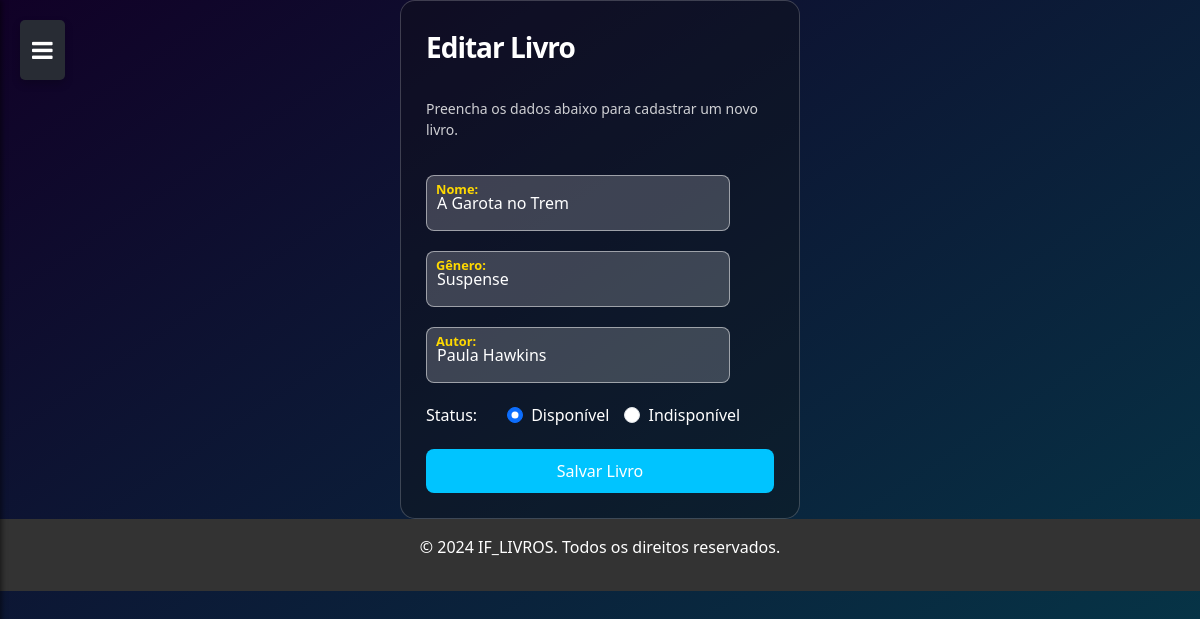
The app's page /cadastro_livro.php?id=1 (signed in) with its own data.
### tables this page shows
CREATE TABLE IF NOT EXISTS `livro` (
  `idlivros` INT NOT NULL AUTO_INCREMENT,
  `nome` VARCHAR(45) NOT NULL,
  `genero` VARCHAR(45) NOT NULL,
  `status` VARCHAR(45) NOT NULL,
  `autor` VARCHAR(45) NOT NULL,
  PRIMARY KEY (`idlivros`));

### public/cadastro_livro.php (the view, shortened to what this page needs)
<?php
if (isset($_GET['id'])) {
    require_once "../controle/conexao.php";
    $id = $_GET['id'];
    $sql = "SELECT * FROM livro WHERE idlivros = $id";
    $resultado = mysqli_query($conexao, $sql);
    $linha = mysqli_fetch_array($resultado);
    $nome = $linha['nome'];
    $genero = $linha['genero'];
    $status = $linha['status'];
    $autor = $linha['autor'];
    $botao = "Salvar";
}
?>
<!DOCTYPE html>
<html lang="pt-BR">
<head>
    <link href="https://cdn.jsdelivr.net/npm/bootstrap@5.3.3/dist/css/bootstrap.min.css" rel="stylesheet">
    <link rel="stylesheet" href="../public/css/header.css">
    <link rel="stylesheet" href="./css/style_form.css">
</head>
<body>
    <form action="../controle/banco_livro.php?<?php echo $id ?>" method="post" class="form">
        <p class="title"><?php echo ($id > 0) ? "Editar " : "Cadastrar "; ?> Livro</p>
        <p class="message">Preencha os dados abaixo para cadastrar um novo livro.</p>
        <div class="flex">
            <label>
                <input type="text" class="input" name="nome" required value="<?php echo $nome ?>"
                    title="Informe o nome do livro">
                <span>Nome:</span>
            </label>
        </div>
        <div class="flex">
            <label>
                <input type="text" class="input" name="genero" required value="<?php echo $genero ?>"
                    title="Informe o gênero literário do livro">
                <span>Gênero:</span>
            </label>
        </div>
        <div class="flex">
            <label>
                <input type="text" class="input" name="autor" required value="<?php echo $autor ?>"
                    title="Informe o nome do autor do livro">
                <span>Autor:</span>
            </label>
        </div>
        <div class="flex">
            <label>Status:</label><br>
            <div class="form-check">
                <input class="form-check-input" type="radio" name="status" id="statusDisponivel" value="Disponível"
                    title="Selecione se o livro está disponível"
                    <?php echo ($status == 'Disponível') ? 'checked' : ''; ?>>
                <label class="form-check-label" for="statusDisponivel">Disponível</label>
            </div>
            <div class="form-check">
                <input class="form-check-input" type="radio" name="status" id="statusIndisponivel" value="Indisponível"
                    title="Selecione se o livro está indisponível"
                    <?php echo ($status == 'Indisponível') ? 'checked' : ''; ?>>
                <label class="form-check-label" for="statusIndisponivel">Indisponível</label>
            </div>
        </div>
        <button type="submit" class="submit" title="<?php echo ($botao == 'Salvar') ? 'Clique para salvar as alterações' : 'Clique para cadastrar um novo livro'; ?>">
            <?php echo $botao; ?> Livro
        </button>
    </form>
</body>
</html>

### public/css/header.css (style rules this page uses)
.fa { color: white; }
.off-menu-btn { position: fixed; top: 20px; left: 20px; background-color: #282c34; color: white; border: none; padding: 12px; font-size: 24px; cursor: pointer; border-radius: 5px; box-shadow: 0 4px 8px rgba(0, 0, 0, 0.2); transition: 0.3s; }

### public/css/style_form.css (style rules this page uses)
body { background: linear-gradient(to bottom right, #110127, #053a4a); display: flex; flex-direction: column; min-height: 100vh; margin: 0; box-sizing: border-box; }
.form { display: flex; flex-direction: column; gap: 20px; max-width: 400px; padding: 25px; border-radius: 15px; background-color: rgba(20, 20, 20, 0.343); color: #ffffff; border: 1px solid rgba(255, 255, 255, 0.2); margin: 0 auto; height: auto; }
.title { font-size: 28px; font-weight: 600; letter-spacing: -1px; color: white; margin-bottom: 10px; }
.message { font-size: 14px; color: rgba(255, 255, 255, 0.8); margin-bottom: 15px; }
.form label { position: relative; }
.form label .input { background-color: rgba(255, 255, 255, 0.2); color: #fff; padding: 15px 10px; outline: 0; border: 1px solid rgba(255, 255, 255, 0.5); border-radius: 8px; font-size: 16px; width: 120%; caret-color: #ffffff; }
.form label .input + span { color: rgba(255, 255, 255, 0.7); position: absolute; left: 10px; top: 12px; font-size: 0.9em; cursor: text; transition: 0.3s ease; }
.form label .input:focus + span, .form label .input:valid + span { color: #ffd900; top: 5px; font-size: 0.8em; font-weight: 600; }
.submit { border: none; padding: 10px 0; border-radius: 8px; color: #fff; font-size: 16px; background-color: #00c4ff; cursor: pointer; transition: background-color 0.3s ease; }
.flex { display: flex; gap: 15px; }
footer { background: #333; color: #fff; text-align: center; padding: 1rem; position: relative; bottom: 0; z-index: 1; width: 100%; }

### records on screen
livro: nome "A Garota no Trem", genero "Suspense", autor "Paula Hawkins", status "☑ Disponível", status "☐ Indisponível"

### other values on screen
$botao "Salvar"
